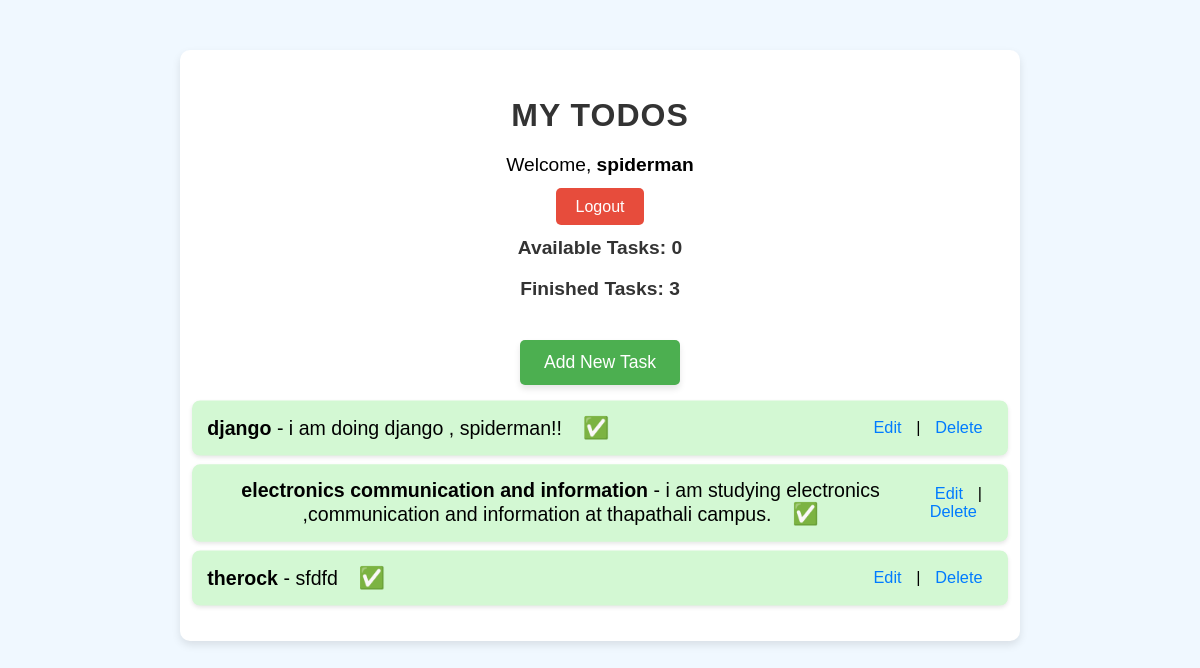
/Todo_list (signed in), run on the app's committed database.
### sg/models.py (models this page shows, shortened)
class Todo(models.Model):
    user = models.ForeignKey(User, on_delete=models.CASCADE)  #  Each TODO belongs to a user
    title = models.CharField(max_length=255)
    description = models.TextField(blank=True, null=True)
    completed = models.BooleanField(default=False)  # Check if the task is completed
    created_at = models.DateTimeField(auto_now_add=True)

### sg/views.py (the view)
# urls.py: path('Todo_list',views.Todo_list,name='Todo_list'),
def Todo_list(request):
    if request.user.is_anonymous:
        return redirect('login_user')
    todos = Todo.objects.filter(user=request.user)  #  Show only logged-in user's todos
    available_tasks = todos.filter(completed=False).count()
    finished_tasks = todos.filter(completed=True).count()
    data = {
        'todos': todos,
        'available_tasks': available_tasks,
        'finished_tasks': finished_tasks
    }
    return render(request, 'todo_list.html', data)  #  Pass the data to the template

### templates/todo_list.html (shortened to what this page needs)
{% extends "base.html" %}
{% block custom_css %}
{% load static %}
<link rel="stylesheet" href="{% static 'todo.css' %}"/>
{% endblock custom_css %}
{% block body %}
<div class="todo-container">
    <h2>My TODOs</h2>
    <div class="user-info">
        <p>Welcome, <strong>{{ request.user.username }}</strong></p>
        <a href="{% url 'logout_user' %}" class="logout-button">Logout</a>
    </div>
    <div class="task-summary">
        <p><strong>Available Tasks:</strong> <span id="available-tasks">{{ available_tasks }}</span></p>
        <p><strong>Finished Tasks:</strong> <span id="finished-tasks">{{ finished_tasks }}</span></p>
    </div>
    <a href="{% url 'create_todo' %}" class="add-task-button">Add New Task</a>
    <ul class="todo-list">
        {% for todo in todos %}
        <li class="todo-item {% if todo.completed %}completed{% endif %}">
            <div class="todo-details">
                <strong>{{ todo.title }}</strong> - {{ todo.description }}
                <span class="status {% if todo.completed %}completed-status{% else %}in-progress-status{% endif %}">
                    {% if todo.completed %} ✅ {% else %} ⏳ {% endif %}
                </span>
            </div>
            <div class="todo-actions">
                <a href="{% url 'update_todo' pk=todo.id %}" class="edit-button">Edit</a> |
                <a href="{% url 'delete_todo' pk=todo.id %}" class="delete-button">Delete</a>
            </div>
        </li>
        {% endfor %}
    </ul>
</div>
{% endblock body %}
{% block custom_js %}
{% load static %}
{% endblock custom_js %}

### static/todo.css (style rules this page uses)
body { margin: 0; padding: 0; font-family: Arial, sans-serif; background: #f0f8ff; animation: backgroundAnimation 10s ease infinite; }
.todo-container { max-width: 800px; margin: 50px auto; padding: 20px; background-color: #fff; border-radius: 10px; box-shadow: 0 4px 8px rgba(0, 0, 0, 0.1); text-align: center; animation: slideIn 0.5s ease-out; }
h2 { font-size: 2rem; color: #333; margin-bottom: 20px; text-transform: uppercase; letter-spacing: 1px; }
.add-task-button { display: inline-block; padding: 12px 24px; margin-top: 20px; background-color: #4CAF50; color: white; text-decoration: none; border-radius: 5px; font-size: 1.1rem; box-shadow: 0 4px 6px rgba(0, 0, 0, 0.1); transition: background-color 0.3s ease, transform 0.2s ease; }
.todo-list { list-style-type: none; padding: 0; }
.todo-item { background-color: #f9f9f9; margin: 10px 0; padding: 15px; border-radius: 8px; box-shadow: 0 2px 4px rgba(0, 0, 0, 0.1); display: flex; justify-content: space-between; align-items: center; transition: background-color 0.3s ease, transform 0.2s ease; }
.todo-item.completed { background-color: #d3f8d3; transform: scale(1.02); }
.todo-details { font-size: 1.2rem; }
.todo-actions a { margin: 0 10px; text-decoration: none; color: #007BFF; transition: color 0.3s ease; }
.status { font-size: 1.3rem; padding-left: 15px; }
.completed-status { color: green; }
.user-info { text-align: center; margin-bottom: 20px; font-size: 1.2rem; }
.logout-button { background-color: #e74c3c; color: white; padding: 10px 20px; border-radius: 5px; text-decoration: none; font-size: 1rem; transition: background-color 0.3s ease, transform 0.2s ease; }
.task-summary { margin: 20px 0; font-size: 1.2rem; color: #333; }
.task-summary span { font-weight: bold; }

### data on the page
Todo: title "django", description "i am doing django , spiderman!!"
Todo: title "electronics communication and information", description "i am studying electronics ,communication and information at thapathali campus."
Todo: title "therock", description "sfdfd"

### other printed values
{{ request.user.username }} "spiderman"
{{ available_tasks }} "0"
{{ finished_tasks }} "3"
